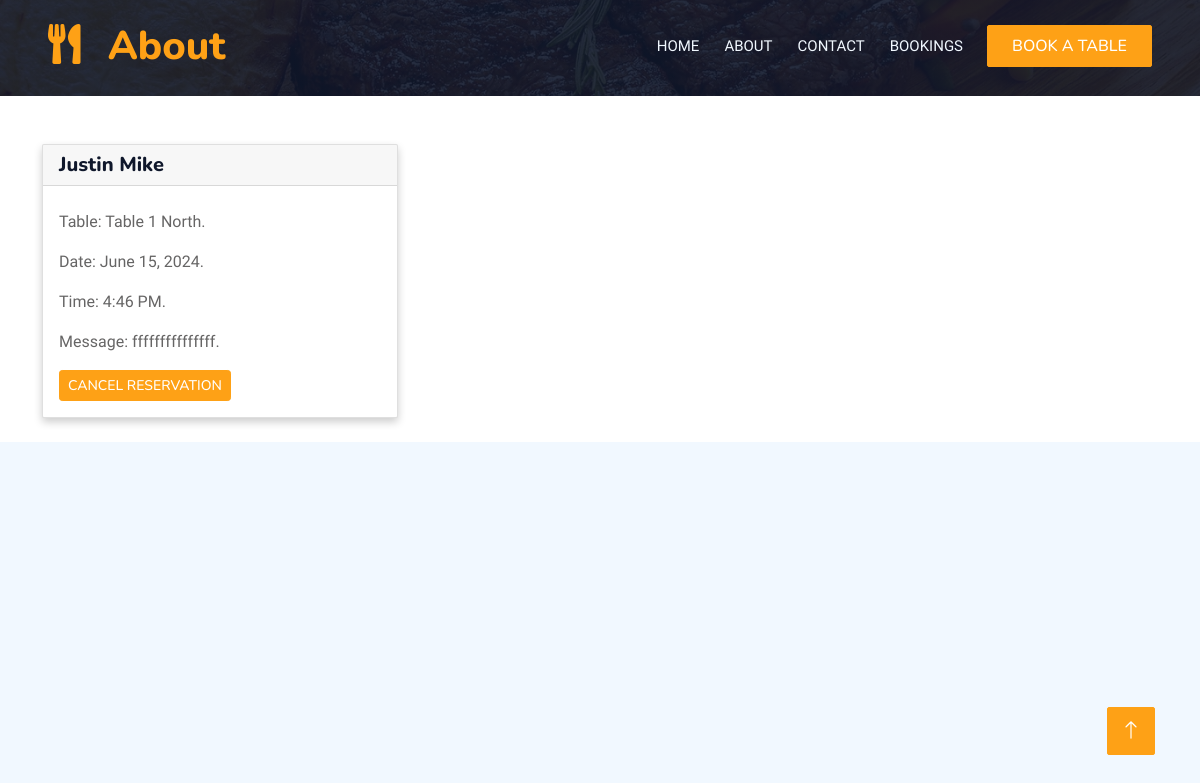
/details/2 (signed in), run on the app's committed database.
### restaurant_app/models.py (models this page shows, shortened)
class Booking(models.Model):
	name = models.CharField(max_length=50, blank=False)
	email = models.CharField(max_length=150, blank=False)
	contact = models.CharField(max_length=50, blank=True)
	date = models.DateField(auto_now_add=True)
	time = models.CharField(max_length=50, blank=False)
	message = models.TextField("Enquiry", blank=True)
	table = models.ForeignKey(Table, blank=True, on_delete=models.CASCADE)
	status = models.ForeignKey(Status, blank=True, on_delete=models.CASCADE)

class Table(models.Model):
	name = models.CharField(max_length=50, blank=False)
	location = models.CharField(max_length=150, blank=False)
	is_available = models.BooleanField(default=True)
	def __str__(self):
		return str(self.name)

### restaurant_app/views.py (the view)
# urls.py: path('details/<int:pk>', views.details, name='details'),
@login_required(login_url='login-user')
def details(request, pk):
	user_id = request.user.id
	reserve = Booking.objects.get(id=pk)
	context = {
		"reserve":reserve,
	}
	return render(request, 'details.html', context)

### restaurant_app/templates/details.html (shortened to what this page needs)
{% extends 'base.html' %}
{% block heading_title %}
   About
{% endblock %}
{% block content %}
<div class="container">
<div class="row">
    <div class="col-md-4">
      <div class="card">
        <h5 class="card-header" style="text-align: left">{{ reserve.name }}</h5>
        <div class="card-body">
          <p class="card-text">Table: {{ reserve.table }} {{ reserve.table.location}}.</p>
          <p class="card-text">Date: {{ reserve.date }}.</p>
          <p class="card-text">Time: {{ reserve.time }}.</p>
          <p class="card-text">Message: {{ reserve.message }}.</p>
          <a href="{% url 'cancel' reserve.id %}" class="btn btn-primary btn-sm">Cancel Reservation</a>
        </div>
      </div>
    </div>
</div></br>
</div>
{% endblock %}

### static/app/css/style.css (style rules this page uses)
:root { --primary: #FEA116; --light: #F1F8FF; --dark: #0F172B; }
.btn { font-family: 'Nunito', sans-serif; font-weight: 500; text-transform: uppercase; transition: .5s; }
.btn.btn-primary, .btn.btn-secondary { color: #FFFFFF; }

### restaurant_app/templates/details.html (style rules this page uses)
.card { box-shadow: 0 4px 8px 0 rgba(0, 0, 0, 0.2); transition: box-shadow 0.3s ease-in-out; }

### data on the page
Booking: name "Justin Mike", table "Table 1", table.location "North", date "June 15, 2024", time "4:46 PM", message "fffffffffffffff"
